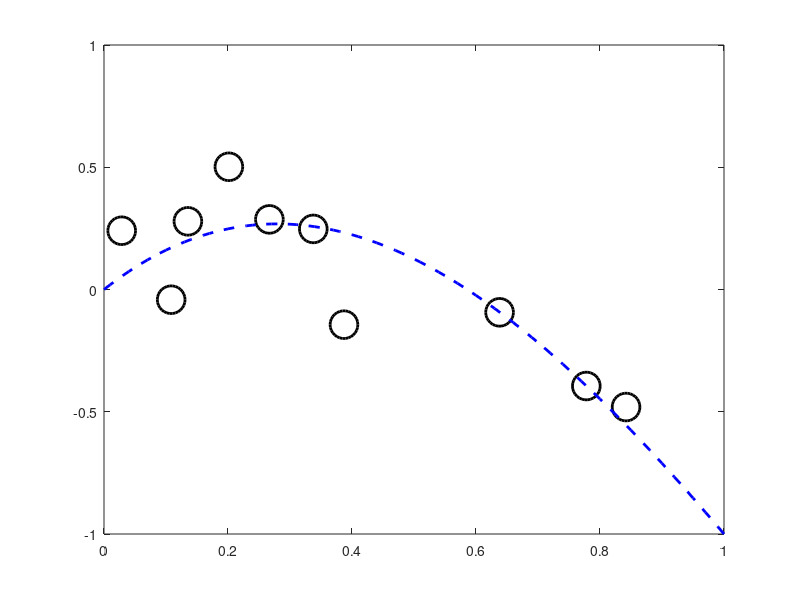

Here is the MATLAB script that generated this plot: (Note: this script raises an error after producing the figure.)
%% Setup the GP problem


path(path,'../');

clear all;
close all;

plotfunction = @makePDF;
% plotfunction = @fakePDF; % This one doesn't make output



x = rand(10,1);
noise_ss = 0.05;

test_x = [0:0.01:1]';
test_y = test_x.^3 - 4*test_x.^2 + 2*test_x;

y = x.^3 - 4*x.^2 + 2*x;
y = y + randn(size(x))*sqrt(noise_ss);

plot(x,y,'ko','markersize',20,'linewidth',2);
hold on
plot(test_x,test_y,'b--','linewidth',2)

setupPlot

xlabel('x');
ylabel('y');

yl = ylim;


feval(plotfunction,'gpintro_data.eps');

%% Make some polynomial fits
close all
figure;
plot(x,y,'ko','markersize',20,'linewidth',2);
hold all

X = [x.^0];
testX = [test_x.^0];
plotat = [1 2 3 5];
for order = [1:9]
    X = [X x.^order];
    w = inv(X'*X)*X'*y;
    testX = [testX test_x.^order];
    if any(plotat == order)
        plot(test_x,testX*w,'linewidth',2);
    end
end

legend('Data','1st order','2nd order','3rd order','5th order');

setupPlot
xlabel('x');
ylabel('y');
ylim(yl);
feval(plotfunction,'gpintro_poly.eps');


%% A visual example
close all
kpar = [20 1];
K = kernel(x,x,'gauss',kpar);
testK = kernel(x,test_x,'gauss',kpar);
testKK = kernel(test_x,test_x,'gauss',kpar) + 1e-6*eye(length(test_x));
% Sample functions from the prior
priorFunctions = gausssamp(repmat(0,length(test_x),1),testKK,20);
plot(test_x,priorFunctions','b','linewidth',2)
hold on
plot(x,y,'ko','markersize',20,'linewidth',2);
setupPlot
xlabel('x');
ylabel('y');
ylim(yl);
feval(plotfunction,'gpintro_prior.eps');

close all

% And the posterior
testCov = testKK - testK'*inv(K + noise_ss*eye(length(x)))*testK;
testMu = testK'*inv(K + noise_ss*eye(length(x)))*y;
posteriorFunctions = gausssamp(testMu,testCov,20);

figure;
plot(test_x,posteriorFunctions','b','linewidth',2);
hold on
plot(x,y,'ko','markersize',20,'linewidth',2);
ylim(yl);
setupPlot;
xlabel('x');
ylabel('y');
plot(test_x,testMu,'r','linewidth',2);
feval(plotfunction,'gpintro_posterior.pdf');

% Predictive patch plot
close all
figure
predVar = sqrt(diag(testCov));
patch([test_x' test_x(end:-1:1)'],[testMu'+predVar', testMu(end:-1:1)'-predVar(end:-1:1)'],[0.6 0.6 0.6]);
hold on
plot(test_x,testMu,'r','linewidth',2);
plot(x,y,'ko','markersize',20,'linewidth',2);
setupPlot;
xlabel('x');
ylabel('y');
feval(plotfunction,'gpintro_predictions.pdf');

%% Compute the posterior using Bayes Rule
% Don't actuall use this one...
postCov = inv((1/noise_ss)*eye(length(x)) + K);
postMu = (1/noise_ss)*postCov*y;
close all
postSamples = gausssamp(postMu,postCov,20);
plot(x,postSamples','bo');
hold on
plot(x,y,'ko','markersize',20,'linewidth',2);
xlabel('x');
ylabel('y');
setupPlot;
feval(plotfunction,'gpposterior_bayes.pdf');
%% Hyperparameter plot
close all;
hypvals = [1 10 100];
for i = 1:length(hypvals)
    close all;
    figure
    testKK = kernel(test_x,test_x,'gauss',hypvals(i)) + 1e-6*eye(length(test_x));
    priorFunctions = gausssamp(repmat(0,size(test_x)),testKK,20);
    plot(test_x,priorFunctions,'b','linewidth',2);
    setupPlot;
    xlabel('x');
    ylabel('y');
    filename = sprintf('gpintro_prior_hyp%g.eps',hypvals(i));
    feval(plotfunction,filename);
end

%% Noise-free example
close all
K = kernel(x,x,'gauss',10);
testKK = kernel(test_x,test_x,'gauss',10);
testK = kernel(x,test_x,'gauss',10);

figure
plot(x,y,'ko','markersize',20,'linewidth',2);
testMu = testK'*inv(K + 1e-6*eye(length(x)))*y;
testVar = diag(testKK) - diag(testK'*inv(K + noise_ss*eye(length(x)))*testK);
ylim(yl);
hold on
plot(test_x,testMu,'ro');
for i = 1:length(test_x)
    plot([test_x(i) test_x(i)],[testMu(i) - sqrt(testVar(i)),testMu(i)+sqrt(testVar(i))],'k','color',[0.3 0.3 0.3]);
end

xlabel('x');
ylabel('y');
setupPlot;
feval(plotfunction,'gpintro_noisefree.eps');

%% Noisey example
close all
K = kernel(x,x,'gauss',10);
testKK = kernel(test_x,test_x,'gauss',10);
testK = kernel(x,test_x,'gauss',10);

figure
plot(x,y,'ko','markersize',20,'linewidth',2);
testMu = testK'*inv(K + noise_ss*eye(length(x)))*y;
testVar = diag(testKK) - diag(testK'*inv(K + noise_ss*eye(length(x)))*testK);
hold on
plot(test_x,testMu,'ro');
for i = 1:length(test_x)
    plot([test_x(i) test_x(i)],[testMu(i) - sqrt(testVar(i)),testMu(i)+sqrt(testVar(i))],'k','color',[0.6 0.6 0.6]);
end
xlabel('x');
ylabel('y');
setupPlot;
feval(plotfunction,'gpintro_withnoise.eps');

%% Classification example
% Generate some data
gamvals = [1 5 10];
close all;
x = [randn(20,2)+repmat([2 0],20,1);
    randn(20,2) + repmat([-2 0],20,1);
    randn(30,2) + repmat([0 2],30,1)];

y = [repmat(1,40,1);repmat(-1,30,1)];


[X,Y] = meshgrid(xl(1):0.2:xl(2),yl(1):0.2:yl(2));
testx = [reshape(X,prod(size(X)),1) reshape(Y,prod(size(Y)),1)];

for g = 1:length(gamvals)
    gam = gamvals(g);
    testC = kernel(testx,x,'gauss',gam);

    % Do some sampling
    C = kernel(x,x,'gauss',gam);
    Ci = inv(C);
    N = size(x,1);
    f = gausssamp(repmat(0,N,1),C,1)';
    z = zeros(size(f));
    NITS = 500;
    BURN = 100;
    postC = inv(Ci + eye(N));
    allf = zeros(NITS,N);
    testprobs = zeros(size(testx,1),1);
    testvar = zeros(size(testx,1),1);
    Cprod = diag(testC*(C\testC'));
    testvar = repmat(1,size(testx,1),1) - Cprod;
    for it = 1:NITS
        fprintf('Iteration %g\n',it);
        for n = 1:N
            % sample z_n
            z(n) = randn + f(n);
            while z(n)*y(n)<0
                z(n) = randn + f(n);
            end
        end
        % Sample f
        f = gausssamp(postC*z,postC,1)';

        % Do the regression for predictions
        testmu = (testC/C)*f;

        testsample = randn(size(testx,1),1).*sqrt(testvar) + testmu;
        if it>BURN
            testprobs = testprobs + normcdf(testsample);
        end
        allf(it,:) = f';
    end

    testprobs = testprobs ./ (NITS-BURN);
    testprobs = reshape(testprobs,size(X));
    %% Make the plot
    close all
    plotClassData(x,t);
    setupPlot;
    xl = [-5 5];
    yl = [-3 5];
    xlim(xl);
    ylim(yl);
    feval(plotfunction,'class_data.eps');
    [c,h] = contour(X,Y,testprobs,'k','color',[0.3 0.3 0.3]);
    clabel(c,h,'color','b','fontsize',14)   
    fname = sprintf('gpclass_hyp%g.eps',gam);
    feval(plotfunction,fname);
    
    close all
    surf(X,Y,testprobs);
    view([0 0 1]);
    hold on
    plotClassData3(x,t);
    setupPlot;
    fname = sprintf('gpclass_hyp%g_surf.eps',gam);
    feval(@makePDFopengl,fname);
end

%% Generative process
for i = 1:3
    close all
    N = 100;
    x = randn(N,2)*10;
    gam = 0.005;
    C = kernel(x,x,'gauss',gam) + 1e-6*eye(N);
    f = gausssamp(zeros(N,1),C,1)';
    z = randn(N,1).*0.1 + f;
    y = zeros(N,1);
    y(z<0) = 0;
    y(z>0) = 1;
    plotClassData(x,y);
    setupPlot;
    fname = sprintf('gendata%g.eps',i);
    makePDF(fname);
end
%% Multi-class example
x = [randn(20,2)+repmat([2 0],20,1);
    randn(20,2) + repmat([-2 0],20,1);
    randn(30,2) + repmat([0 2],30,1)];

y = [repmat(1,20,1);repmat(2,20,1);repmat(3,30,1)];


[X,Y] = meshgrid(xl(1):0.2:xl(2),yl(1):0.2:yl(2));
testx = [reshape(X,prod(size(X)),1) reshape(Y,prod(size(Y)),1)];

gam = 1;
testC = kernel(testx,x,'gauss',gam);

% Do some sampling
C = kernel(x,x,'gauss',gam);
Ci = inv(C);
N = size(x,1);

K = max(y);
for k = 1:K
    f(:,k) = gausssamp(repmat(0,N,1),C,1)';
end

z = zeros(size(f));
NITS = 5000;
BURN = 1000;
postC = inv(Ci + eye(N));
testprobs = zeros(size(testx,1),K);
testvar = zeros(size(testx,1),1);
Cprod = diag(testC*(C\testC'));
testvar = repmat(1,size(testx,1),1) - Cprod;

for it = 1:NITS
    fprintf('Iteration %g\n',it);
    for n = 1:N
        % sample z_n
        z(n,:) = randn(1,K) + f(n,:);
        pos = find(z(n,:)==max(z(n,:)),1);
        while pos ~= y(n)
            z(n,:) = randn(1,K) + f(n,:);
            pos = find(z(n,:)==max(z(n,:)),1);
        end
    end
    % Sample f
    for k = 1:K
        f(:,k) = gausssamp(postC*z(:,k),postC,1)';
    end
    
    % Do the regression for predictions
    
    testmu = (testC/C)*f;
    

    testsample = randn(size(testx,1),K).*repmat(sqrt(testvar),1,K) + testmu;
    testz = testsample + randn(size(testx,1),K);
    if it > BURN
        for n = 1:size(testx,1)
            pos = find(testz(n,:) == max(testz(n,:)),1);
            testprobs(n,pos) = testprobs(n,pos) + 1;
        end
    end
end

testprobs = testprobs ./ repmat(sum(testprobs,2),1,K);

for k = 1:K
    close all
    surf(X,Y,reshape(testprobs(:,k),size(X)));
    view([0 0 1]);
    hold on
    plotClassData3(x,y);
    setupPlot;
    fname = sprintf('multiclass_k%g.eps',k);
    feval(@makePDFopengl,fname);
end


close all
plotClassData3(x,y);
setupPlot;
fname = 'multiclass_data.eps';
feval(@makePDF,fname);


%% Visualising aux variable trick
close all
f = 0.7;
xvals1 = [-3:0.01:0];
xvals2 = [0:0.01:5];
p1x = [xvals1 xvals1(end) xvals1(1)];
p1y = [normpdf(xvals1,f,1),0,0];

p2x = [xvals2 xvals2(end) xvals2(1)];
p2y = [normpdf(xvals2,f,1),0,0];
patch(p1x,p1y,[0.8 0.8 0.8]);
patch(p2x,p2y,[0.6 0.6 0.6]);
axis tight
hold on
plot([0 0],ylim,'k--');
% text(f+0.1,0.1,'$f_n$','interpreter','latex','fontsize',24)
text(0.5,0.2,'$y_n=1$','interpreter','latex','fontsize',24)
text(-2.5,0.2,'$y_n=-1$','interpreter','latex','fontsize',24)
setupPlot
xlabel('$z_n$','interpreter','latex','fontsize',24)
makePDF('vis_aux.eps');

%% And with the ncnm
close all
f = 0.7;
xvals1 = [-3:0.01:-0.5];
xvals2 = [0.5:0.01:5];
p1x = [xvals1 xvals1(end) xvals1(1)];
p1y = [normpdf(xvals1,f,1),0,0];

p2x = [xvals2 xvals2(end) xvals2(1)];
p2y = [normpdf(xvals2,f,1),0,0];
patch(p1x,p1y,[0.8 0.8 0.8]);
patch(p2x,p2y,[0.6 0.6 0.6]);
axis tight
hold on
plot([-0.5 -0.5],ylim,'k--');
plot([0.5 0.5],ylim,'k--');
% text(f+0.1,0.1,'$f_n$','interpreter','latex','fontsize',24)
text(1.0,0.2,'$y_n=1$','interpreter','latex','fontsize',24)
text(-2.7,0.2,'$y_n=-1$','interpreter','latex','fontsize',24)
h = text(0,0.15,'$y_n=0$','interpreter','latex','fontsize',24,'rotation',90)
setupPlot
xlabel('$z_n$','interpreter','latex','fontsize',24)
makePDF('vis_aux_ncnm.eps');


%% NCNM example
close all
data = twospirals(400,100,5,100.0);
y = data(:,3);x = data(:,1:2);
y(y==0) = -1;
N = size(y,1);
g = zeros(N,1);

% pos = find(y==-1);
% x(pos,2) = x(pos,2) - 1;

plotClassData3SS(x,y,g)




g(x(:,2)>1) = 1;
g(x(:,2)<-1) = 1;



xl = xlim;
yl = ylim;

[X,Y] = meshgrid(xl(1):0.1:xl(2),yl(1):0.1:yl(2));
testx = [reshape(X,prod(size(X)),1) reshape(Y,prod(size(Y)),1)];

gam = 1;
testC = kernel(testx,x,'gauss',gam);

% Do some sampling
N = size(x,1);
C = kernel(x,x,'gauss',gam) + 1e-6*eye(N);
Ci = inv(C);

postC = inv(Ci + eye(N));


for a = [0 0.5]

    close all
    
    testprobs = zeros(size(testx,1),3);
    testvar = zeros(size(testx,1),1);
    Cprod = diag(testC*(C\testC'));
    testvar = repmat(1,size(testx,1),1) - Cprod;


    f = zeros(N,1);
    f = gausssamp(repmat(0,N,1),C,1)';
    z = zeros(N,1);
    NITS = 200;
    BURN = 100;
    tempy = y;
    for it = 1:NITS
        fprintf('Iteration: %g\n',it);
        for n = 1:N
            if g(n) == 1
                probm = normcdf(-a-f(n));
                probm = probm / ...
                    (probm + normcdf(f(n)-a));
                if rand<probm
                    % Sample from the negative truncation
                    tempy(n) = -1;
                else
                    tempy(n) = 1;
                end
            end
            z(n) = f(n) + randn;
            while z(n)*tempy(n)<a
                z(n) = f(n) + randn;
            end
        end
        f = gausssamp(postC*z,postC,1)';

        % Do the regression for predictions
        testmu = (testC/C)*f;

        testsample = randn(size(testx,1),1).*sqrt(testvar) + testmu;
        testz = testsample + randn(size(testx,1),1);
        if it>BURN
            pos = find(testz < -a);
            testprobs(pos,1) = testprobs(pos,1) + 1;
            pos = find(testz > a);
            testprobs(pos,3) = testprobs(pos,3) + 1;        
            pos = find(testz > -a & testz < a);
            testprobs(pos,2) = testprobs(pos,2) + 1;        

        end



    end

    testprobs = testprobs./repmat(sum(testprobs,2),1,3);
    close all
    surf(X,Y,reshape(testprobs(:,1),size(X)));
    view([0 0 1]);
    hold on
    plotClassData3SS(x,y,g);
    axis tight
    setupPlot;
    fname = sprintf('ncnm_a%g_g%g.eps',10*a,gam);
    makePDFopengl(fname);
end
